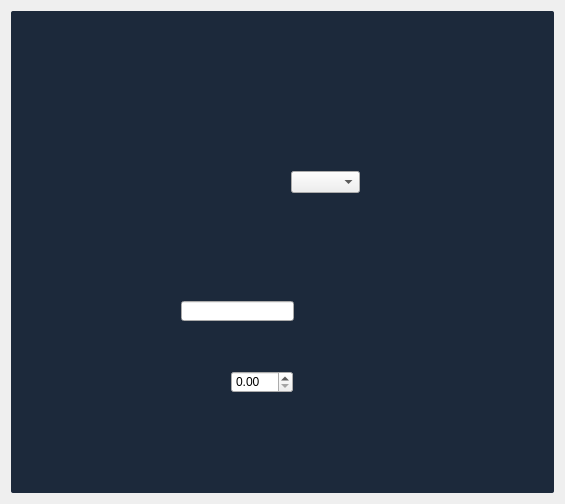
<?xml version="1.0" encoding="UTF-8"?>
<ui version="4.0">
 <class>Account</class>
 <widget class="QWidget" name="Account">
  <property name="geometry">
   <rect>
    <x>0</x>
    <y>0</y>
    <width>565</width>
    <height>504</height>
   </rect>
  </property>
  <property name="windowTitle">
   <string>Form</string>
  </property>
  <property name="styleSheet">
   <string notr="true">QWidget#account
{
	background-color: #1C293B;
	border: none;
	border-radius: 2px;
	outline: none;
}</string>
  </property>
  <layout class="QGridLayout" name="gridLayout">
   <item row="0" column="0">
    <widget class="QWidget" name="account" native="true">
     <widget class="QComboBox" name="comboBox">
      <property name="geometry">
       <rect>
        <x>280</x>
        <y>160</y>
        <width>69</width>
        <height>22</height>
       </rect>
      </property>
     </widget>
     <widget class="QLineEdit" name="lineEdit">
      <property name="geometry">
       <rect>
        <x>170</x>
        <y>290</y>
        <width>113</width>
        <height>20</height>
       </rect>
      </property>
     </widget>
     <widget class="QDoubleSpinBox" name="doubleSpinBox">
      <property name="geometry">
       <rect>
        <x>220</x>
        <y>360</y>
        <width>62</width>
        <height>22</height>
       </rect>
      </property>
     </widget>
    </widget>
   </item>
  </layout>
 </widget>
 <resources/>
 <connections/>
</ui>
